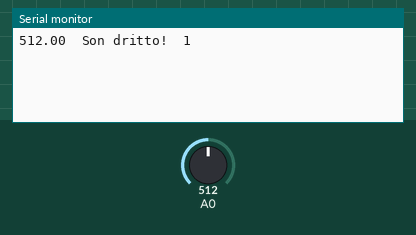
The sketch below on a simulated Arduino Uno, built with avr-gcc and run on an emulated ATmega328P. On the bench: the last lines printed to the serial monitor. The test bench sets the inputs (shaded band); at power-on: A0 = 512.

Above: at 1.2 s.
1.3 s: A0 set to 992
At 2.3 s:
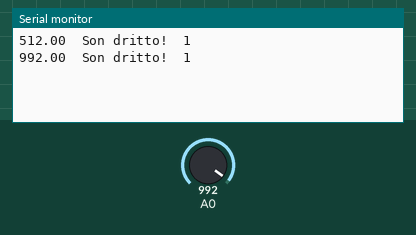
2.8 s: A0 set to 1023
At 6.3 s:
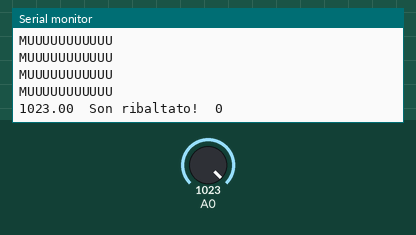

Measured:
- the behaviour switches between 1009 and 1010 on A0 (found by bisection; images 1 and 2)
- after the input at 1.3 s, the serial monitor: prints a new line after 0.34 s (image 1)
- after the input at 2.8 s, the serial monitor: prints a new line after 0.16 s (image 2)

The sketch:

mucca.ino
```cpp
#define _STATES 150

int lastState = 0;
double acc = 0;

void setup() {
  pinMode(A0, INPUT);
  Serial.begin(9600);

}

void muu() {
  for (int i = 0; i < 30; i++) {
    Serial.println("MUUUUUUUUUUU");
  }
}

void loop() {
  acc = 0;
  int stateHistory[_STATES];
  for (int i = 0; i < _STATES; i++) {
    stateHistory[i] = analogRead(A0);
    delay(2);
  }
  for (int i = 0; i < _STATES; i++) {
    acc += stateHistory[i];
  }
  acc /= _STATES;

  if (acc < 1010) {
    lastState = 1;
    Serial.print(acc);
    Serial.print("\t");
    Serial.print("Son dritto!\t");
    Serial.println(lastState);
  } else {
    Serial.print(acc);
    Serial.print("\t");
    Serial.print("Son ribaltato!\t");
    Serial.println(lastState);
    if (lastState != 0) {
      muu();
    }
    lastState = 0;
  }
  delay(1000);
}
```
